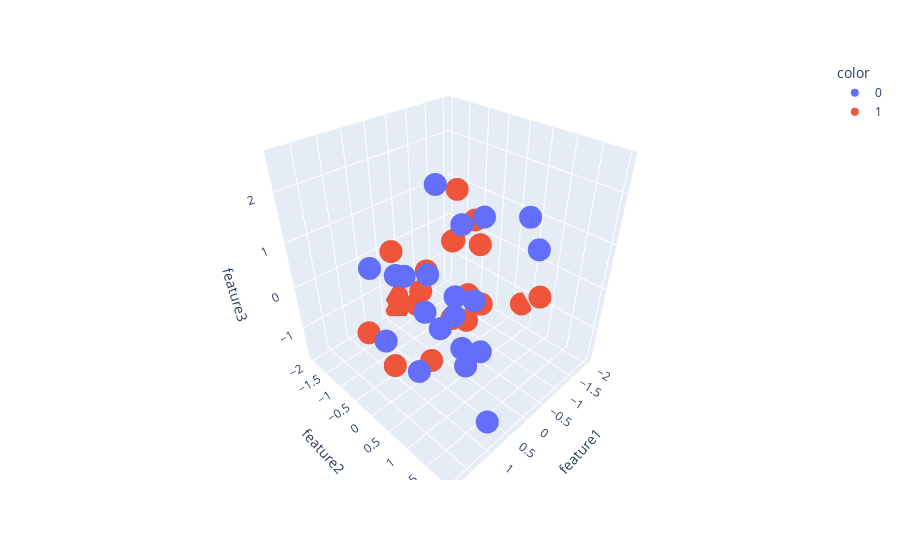

Notebook code cell kept with this figure:
### Code cell
fig = px.scatter_3d(df, x=df['feature1'], y=df['feature2'], z=df['feature3'],color=df['target'].astype('str'))
fig.show()

### Figure 1 — Plotly figure (JSON) as saved in the notebook; plotly's stock layout.template omitted (floating-point values rounded to 4 significant figures)
{"data": [{"hovertemplate": "color=0<br>feature1=%{x}<br>feature2=%{y}<br>feature3=%{z}<extra></extra>", "legendgroup": "0", "marker": {"color": "#636efa", "symbol": "circle"}, "mode": "markers", "name": "0", "scene": "scene", "showlegend": true, "type": "scatter3d", "x": [1.129, 1.077, 1.274, 0.6342, 1.835, -0.839, 0.6828, -0.3551, 1.211, 0.08726, 0.4725, 1.173, 0.2706, 0.8542, 0.2908, 0.8614, -0.876, 0.4158, -0.1357, 0.6953], "y": [0.6458, 0.3725, 1.969, 1.25, 0.504, 1.364, 1.707, 0.02455, 1.637, 0.282, 0.6787, 0.001742, -0.2202, -1.185, 0.1138, 1.222, 1.095, -0.7195, 0.7275, 0.4822], "z": [0.5533, -1.044, 0.694, 0.8492, 0.3009, 1.173, -1.625, 1.309, 0.1189, -0.3692, 0.5202, 0.9751, 0.4152, 0.3667, -0.6657, -0.03368, 1.675, 0.1999, 1.826, 2.594]}, {"hovertemplate": "color=1<br>feature1=%{x}<br>feature2=%{y}<br>feature3=%{z}<extra></extra>", "legendgroup": "1", "marker": {"color": "#EF553B", "symbol": "circle"}, "mode": "markers", "name": "1", "scene": "scene", "showlegend": true, "type": "scatter3d", "x": [-2.033, -0.3479, -0.3318, -0.1077, -0.7678, 1.434, -1.13, -0.9157, -1.832, 0.7726, 0.1165, -1.028, 1.509, -1.344, 0.05487, -1.579, -1.421, -1.368, -0.2874, -0.1508], "y": [0.2886, 0.2202, -1.977, -0.8703, -0.6264, -0.5719, -0.9325, -0.3262, -1.531, 0.3772, -0.7586, -0.1114, 0.2438, -0.2909, -0.4938, -0.7563, 1.127, -1.206, -1.939, -1.817], "z": [-1.294, -0.1387, -1.383, -0.5231, -1.508, -0.4753, 0.2267, -1.464, 0.9356, -0.9776, -0.6676, 0.5288, -0.6707, -1.236, 0.2566, 0.5965, -0.2922, -0.02015, -1.713, -0.01198]}], "layout": {"legend": {"title": {"text": "color"}, "tracegroupgap": 0}, "margin": {"t": 60}, "scene": {"domain": {"x": [0, 1], "y": [0, 1]}, "xaxis": {"title": {"text": "feature1"}}, "yaxis": {"title": {"text": "feature2"}}, "zaxis": {"title": {"text": "feature3"}}}}}
